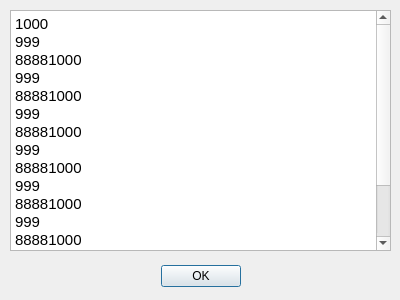
<?xml version="1.0" encoding="UTF-8"?>
<ui version="4.0">
 <class>dialog_differentiated</class>
 <widget class="QDialog" name="dialog_differentiated">
  <property name="geometry">
   <rect>
    <x>0</x>
    <y>0</y>
    <width>400</width>
    <height>300</height>
   </rect>
  </property>
  <property name="windowTitle">
   <string>Dialog</string>
  </property>
  <widget class="QDialogButtonBox" name="buttonBox">
   <property name="geometry">
    <rect>
     <x>160</x>
     <y>260</y>
     <width>81</width>
     <height>32</height>
    </rect>
   </property>
   <property name="orientation">
    <enum>Qt::Horizontal</enum>
   </property>
   <property name="standardButtons">
    <set>QDialogButtonBox::Ok</set>
   </property>
  </widget>
  <widget class="QTextEdit" name="textEdit">
   <property name="geometry">
    <rect>
     <x>10</x>
     <y>10</y>
     <width>381</width>
     <height>241</height>
    </rect>
   </property>
   <property name="readOnly">
    <bool>true</bool>
   </property>
   <property name="html">
    <string>&lt;!DOCTYPE HTML PUBLIC &quot;-//W3C//DTD HTML 4.0//EN&quot; &quot;http://www.w3.org/TR/REC-html40/strict.dtd&quot;&gt;
&lt;html&gt;&lt;head&gt;&lt;meta name=&quot;qrichtext&quot; content=&quot;1&quot; /&gt;&lt;style type=&quot;text/css&quot;&gt;
p, li { white-space: pre-wrap; }
&lt;/style&gt;&lt;/head&gt;&lt;body style=&quot; font-family:'Ubuntu'; font-size:11pt; font-weight:400; font-style:normal;&quot;&gt;
&lt;p style=&quot; margin-top:0px; margin-bottom:0px; margin-left:0px; margin-right:0px; -qt-block-indent:0; text-indent:0px;&quot;&gt;1000&lt;/p&gt;
&lt;p style=&quot; margin-top:0px; margin-bottom:0px; margin-left:0px; margin-right:0px; -qt-block-indent:0; text-indent:0px;&quot;&gt;999&lt;/p&gt;
&lt;p style=&quot; margin-top:0px; margin-bottom:0px; margin-left:0px; margin-right:0px; -qt-block-indent:0; text-indent:0px;&quot;&gt;88881000&lt;/p&gt;
&lt;p style=&quot; margin-top:0px; margin-bottom:0px; margin-left:0px; margin-right:0px; -qt-block-indent:0; text-indent:0px;&quot;&gt;999&lt;/p&gt;
&lt;p style=&quot; margin-top:0px; margin-bottom:0px; margin-left:0px; margin-right:0px; -qt-block-indent:0; text-indent:0px;&quot;&gt;88881000&lt;/p&gt;
&lt;p style=&quot; margin-top:0px; margin-bottom:0px; margin-left:0px; margin-right:0px; -qt-block-indent:0; text-indent:0px;&quot;&gt;999&lt;/p&gt;
&lt;p style=&quot; margin-top:0px; margin-bottom:0px; margin-left:0px; margin-right:0px; -qt-block-indent:0; text-indent:0px;&quot;&gt;88881000&lt;/p&gt;
&lt;p style=&quot; margin-top:0px; margin-bottom:0px; margin-left:0px; margin-right:0px; -qt-block-indent:0; text-indent:0px;&quot;&gt;999&lt;/p&gt;
&lt;p style=&quot; margin-top:0px; margin-bottom:0px; margin-left:0px; margin-right:0px; -qt-block-indent:0; text-indent:0px;&quot;&gt;88881000&lt;/p&gt;
&lt;p style=&quot; margin-top:0px; margin-bottom:0px; margin-left:0px; margin-right:0px; -qt-block-indent:0; text-indent:0px;&quot;&gt;999&lt;/p&gt;
&lt;p style=&quot; margin-top:0px; margin-bottom:0px; margin-left:0px; margin-right:0px; -qt-block-indent:0; text-indent:0px;&quot;&gt;88881000&lt;/p&gt;
&lt;p style=&quot; margin-top:0px; margin-bottom:0px; margin-left:0px; margin-right:0px; -qt-block-indent:0; text-indent:0px;&quot;&gt;999&lt;/p&gt;
&lt;p style=&quot; margin-top:0px; margin-bottom:0px; margin-left:0px; margin-right:0px; -qt-block-indent:0; text-indent:0px;&quot;&gt;88881000&lt;/p&gt;
&lt;p style=&quot; margin-top:0px; margin-bottom:0px; margin-left:0px; margin-right:0px; -qt-block-indent:0; text-indent:0px;&quot;&gt;999&lt;/p&gt;
&lt;p style=&quot; margin-top:0px; margin-bottom:0px; margin-left:0px; margin-right:0px; -qt-block-indent:0; text-indent:0px;&quot;&gt;88881000&lt;/p&gt;
&lt;p style=&quot; margin-top:0px; margin-bottom:0px; margin-left:0px; margin-right:0px; -qt-block-indent:0; text-indent:0px;&quot;&gt;999&lt;/p&gt;
&lt;p style=&quot; margin-top:0px; margin-bottom:0px; margin-left:0px; margin-right:0px; -qt-block-indent:0; text-indent:0px;&quot;&gt;8888&lt;/p&gt;&lt;/body&gt;&lt;/html&gt;</string>
   </property>
  </widget>
 </widget>
 <resources/>
 <connections>
  <connection>
   <sender>buttonBox</sender>
   <signal>accepted()</signal>
   <receiver>dialog_differentiated</receiver>
   <slot>accept()</slot>
   <hints>
    <hint type="sourcelabel">
     <x>248</x>
     <y>254</y>
    </hint>
    <hint type="destinationlabel">
     <x>157</x>
     <y>274</y>
    </hint>
   </hints>
  </connection>
  <connection>
   <sender>buttonBox</sender>
   <signal>rejected()</signal>
   <receiver>dialog_differentiated</receiver>
   <slot>reject()</slot>
   <hints>
    <hint type="sourcelabel">
     <x>316</x>
     <y>260</y>
    </hint>
    <hint type="destinationlabel">
     <x>286</x>
     <y>274</y>
    </hint>
   </hints>
  </connection>
 </connections>
</ui>
